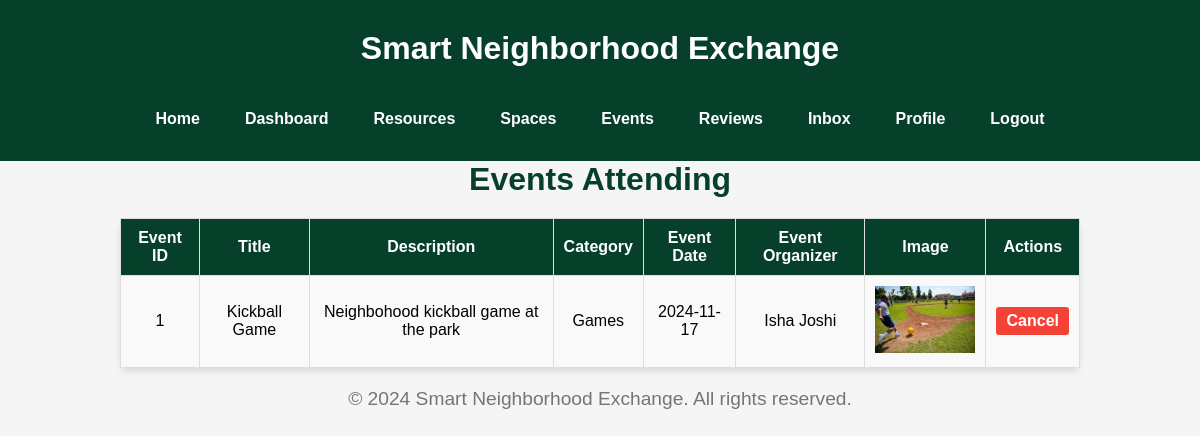
/events-attending (signed in), run on the app's committed database.
### tables this page shows
CREATE TABLE EventAttendance (
    attendance_id INTEGER PRIMARY KEY AUTOINCREMENT,
    event_id INTEGER NOT NULL,
    user_id INTEGER NOT NULL, created_at TEXT,
    FOREIGN KEY (event_id) REFERENCES Events(event_id),
    FOREIGN KEY (user_id) REFERENCES Users(user_id)
);

CREATE TABLE Events (
    event_id INTEGER PRIMARY KEY AUTOINCREMENT,
    user_id INTEGER,
    title TEXT NOT NULL,
    description TEXT,
    images TEXT,
    category TEXT,
    date TEXT NOT NULL,  -- Event date instead of availability
    FOREIGN KEY (user_id) REFERENCES Users(user_id)
);

CREATE TABLE Users (
    user_id INTEGER PRIMARY KEY AUTOINCREMENT,
    name TEXT NOT NULL,
    email TEXT NOT NULL UNIQUE,
    password TEXT NOT NULL,
    profile_image TEXT,
    location TEXT
);

### app.py (the view)
@app.route('/events-attending')
def events_attending():
    user_id = get_user_id()
    con = get_db()
    cur = con.execute("""
        SELECT e.event_id, e.title, e.description, e.images, e.category, e.date, ea.attendance_id, u.name AS organizer
        FROM EventAttendance ea
        JOIN Events e ON ea.event_id = e.event_id
        JOIN Users u ON e.user_id = u.user_id
        WHERE ea.user_id = ?
    """, (user_id,))
    attending_events = cur.fetchall()
    return render_template('events/events_attending.html', events=attending_events)

### app.py (called while the page is built)
def get_db():
    db = getattr(g, '_database', None)
    if db is None:
        db = g._database = sqlite3.connect(DATABASE)
    return db

@app.teardown_appcontext
def close_connection(exception):
    db = getattr(g, '_database', None)
    if db is not None:
        db.close()

def get_user_id():
    return session.get('user_id')

### templates/events/events_attending.html (shortened to what this page needs)
{% extends "base.html" %}
{% block content %}
<header>
    <h1>Events Attending</h1>
</header>
<main>
    {% if events %}
    <table class="event-table">
        <thead>
            <tr>
                <th>Event ID</th>
                <th>Title</th>
                <th>Description</th>
                <th>Category</th>
                <th>Event Date</th>
                <th>Event Organizer</th>
                <th>Image</th>
                <th>Actions</th>
            </tr>
        </thead>
        <tbody>
            {% for event in events %}
            <tr>
                <td>{{ event[0] }}</td>
                <td>{{ event[1] }}</td>
                <td>{{ event[2] }}</td>
                <td>{{ event[4] }}</td>
                <td>{{ event[5] }}</td>
                <td>{{ event[7] }}</td>
                <td>
                    {% if event[3] %}
                        <img src="{{ '/' + event[3] }}" alt="Event Image" width="100">
                    {% else %}
                        <span>No Image</span>
                    {% endif %}
                </td>
                <td>
                    <form action="{{ url_for('cancel_event_attendance', attendance_id=event[6]) }}" method="post">
                        <button type="submit" class="cancel-btn">Cancel</button>
                    </form>
                </td>
            </tr>
            {% endfor %}
        </tbody>
    </table>
    {% else %}
    <p>You are not attending any events.</p>
    {% endif %}
</main>
{% endblock %}

### static/css/style.css (style rules this page uses)
body { font-family: Arial, sans-serif; background-color: #f5f5f5; margin: 0; padding: 0; }
h1, h2 { color: #333333; }
h1 { font-size: 2em; text-align: center; margin-top: 0; color: #06402B; }
form { margin: 20px 0; }
button { width: 100%; padding: 12px; font-size: 1em; font-weight: bold; color: #ffffff; background-color: #06402B; border: none; border-radius: 5px; cursor: pointer; transition: background-color 0.3s ease; }
body { overflow-y: auto; }
body { font-family: Arial, sans-serif; background-color: #f5f5f5; margin: 0; padding: 0; overflow-y: auto; }
header h1 { text-align: center; color: #06402B; margin-bottom: 20px; }
table { width: 100%; border-collapse: collapse; margin-bottom: 20px; }
table th, table td { padding: 10px; text-align: left; border-bottom: 1px solid #ddd; }
table th { background-color: #06402B; color: white; }
table td { background-color: #f9f9f9; }
.cancel-btn { background-color: #f44336; color: white; border: none; padding: 5px 10px; border-radius: 3px; cursor: pointer; }
h1, h2 { text-align: center; color: #2a643d; margin-bottom: 20px; }
table { width: 80%; margin: 20px auto; border-collapse: collapse; background-color: #f9f9f9; border-radius: 8px; box-shadow: 0 4px 6px rgba(0, 0, 0, 0.1); }
table thead { background-color: #06402B; color: white; }
table th, table td { text-align: center; padding: 10px; border: 1px solid #ddd; }
table th { font-weight: bold; }

### data on the page
EventAttendance: event_id "1", title "Kickball Game", description "Neighbohood kickball game at the park", category "Games", date "2024-11-17", name "Isha Joshi", images (picture)
